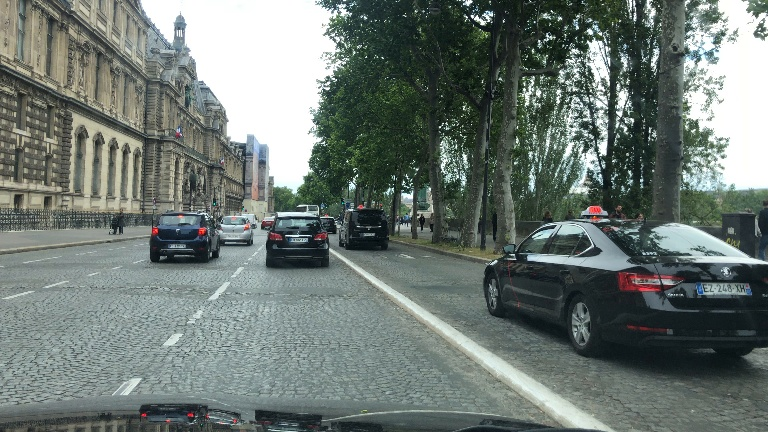
#> input picture OpticalFlow/data/images/image0.jpg, 768 x 432 px
$ jupyter execute --allow-errors Dense_Optical_Flow.ipynb   (shell and % lines are left out)   (text cells are left out)
#> lines starting #> are read from the running program, lines starting #| are printed output that depends on the picture; pictures that were not available may be replaced by others from this repository, and a replacement may not be noted
[cell 1]
import cv2
import numpy as np
import matplotlib.pyplot as plt
import pickle

[cell 2]

def plot_image(title, image, cmap=None):
    plt.figure(figsize=(20,20))
    plt.imshow(image, cmap=cmap)
    plt.title(title)
    plt.show()

[cell 3]
#Load the 2 consecutive images and convert them to grayscale
im1 = cv2.imread("data/images/image0.jpg")
#> im1 is the input picture: shape (432, 768, 3); mean B, G, R 115.2, 120.4, 109.9
im2 = cv2.imread("data/images/image1.jpg")
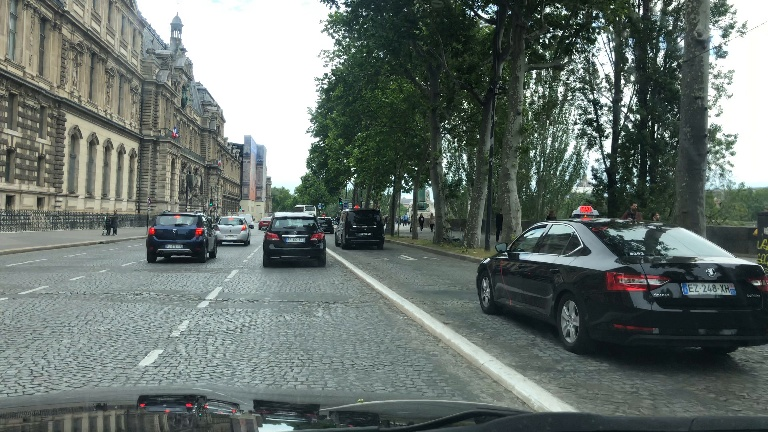
#> input picture OpticalFlow/data/images/image1.jpg, 768 x 432 px
#> im2 is the input picture: shape (432, 768, 3); mean B, G, R 109.2, 114, 103.8
gray1 = cv2.cvtColor(im1, cv2.COLOR_BGR2GRAY)
gray2 = cv2.cvtColor(im2, cv2.COLOR_BGR2GRAY)

[cell 4]
#Create a mask in HSV Color Space.
hsv = np.zeros_like(im1)
# Sets image saturation to maximum.
hsv[..., 1] = 255

[cell 5]
flow = cv2.calcOpticalFlowFarneback(gray1, gray2, None, 0.5, 3, 15, 3, 5, 1.2, 0)

[cell 6]
print("Shapes Gray & Flow")
print(gray1.shape)
#| (432, 768)
print(flow.shape)
#| (432, 768, 2)
print(" ")

print("Flow Output")
print(flow)
#> (printed output is left out)
print(" ")

print("U Vector")
print(flow[...,0])
#> (printed output is left out)
print(" ")

print("V Vector")
print(flow[...,1])
#> (printed output is left out)
print(" ")

[cell 7]
# Computes the magnitude and angle of the 2D vectors
magnitude, angle = cv2.cartToPolar(flow[..., 0], flow[..., 1])

print(magnitude)
#> (printed output is left out)
print(angle)
#> (printed output is left out)

[cell 8]
# Sets image hue according to the optical flow direction
hsv[..., 0] = angle * 180 / np.pi / 2

print(hsv)
#> (printed output is left out)

[cell 9]
# Sets image value according to the optical flow magnitude (normalized)
hsv[..., 2] = cv2.normalize(magnitude, None, 0, 255, cv2.NORM_MINMAX)
print(hsv)
#> (printed output is left out)

[cell 10]
plot_image("HSV Image", hsv)

[cell 11]
# Converts HSV to RGB (BGR) color representation
rgb = cv2.cvtColor(hsv, cv2.COLOR_HSV2RGB)

[cell 12]
# Display the Output
cv2.imwrite("output/Dense Output.jpg",rgb)
plot_image("RGB Image", rgb)

[cell 13]
def farneback_from_image(image):
    global idx, im1
    if idx==0:
        im1 = image
        idx+=1
        return im1
    else:
        im2 = image
        gray1 = cv2.cvtColor(im1, cv2.COLOR_BGR2GRAY)
        gray2 = cv2.cvtColor(im2, cv2.COLOR_BGR2GRAY)
        hsv = np.zeros_like(im1)
        hsv[..., 1] = 255
        flow = cv2.calcOpticalFlowFarneback(gray1, gray2, None, 0.5, 3, 15, 3, 5, 1.2, 0)
        magnitude, angle = cv2.cartToPolar(flow[..., 0], flow[..., 1])
        hsv[..., 0] = angle * 180 / np.pi / 2
        hsv[..., 2] = cv2.normalize(magnitude, None, 0, 255, cv2.NORM_MINMAX)
        bgr = cv2.cvtColor(hsv, cv2.COLOR_HSV2RGB)
        idx+=1
        im1= image.copy()
        return bgr

[cell 14]
from moviepy.editor import VideoFileClip
idx = 0

video_file = "data/videos/skateboard.mp4"
#> (the rest of this cell did not finish here and is left out)

[cell 15]
from IPython.display import HTML
from base64 import b64encode
mp4 = open('output/output_farneback.mp4','rb').read()
data_url = "data:video/mp4;base64," + b64encode(mp4).decode()
HTML("""
<video width=800 controls>
      <source src="%s" type="video/mp4">
</video>
""" % data_url)

[cell 16]
# The video feed is read in as a VideoCapture object
video_capture = cv2.VideoCapture("data/videos/shibuya.mp4")

# ret = a boolean return value from getting the frame, first_frame = the first frame in the entire video sequence
ret, first_frame = video_capture.read()
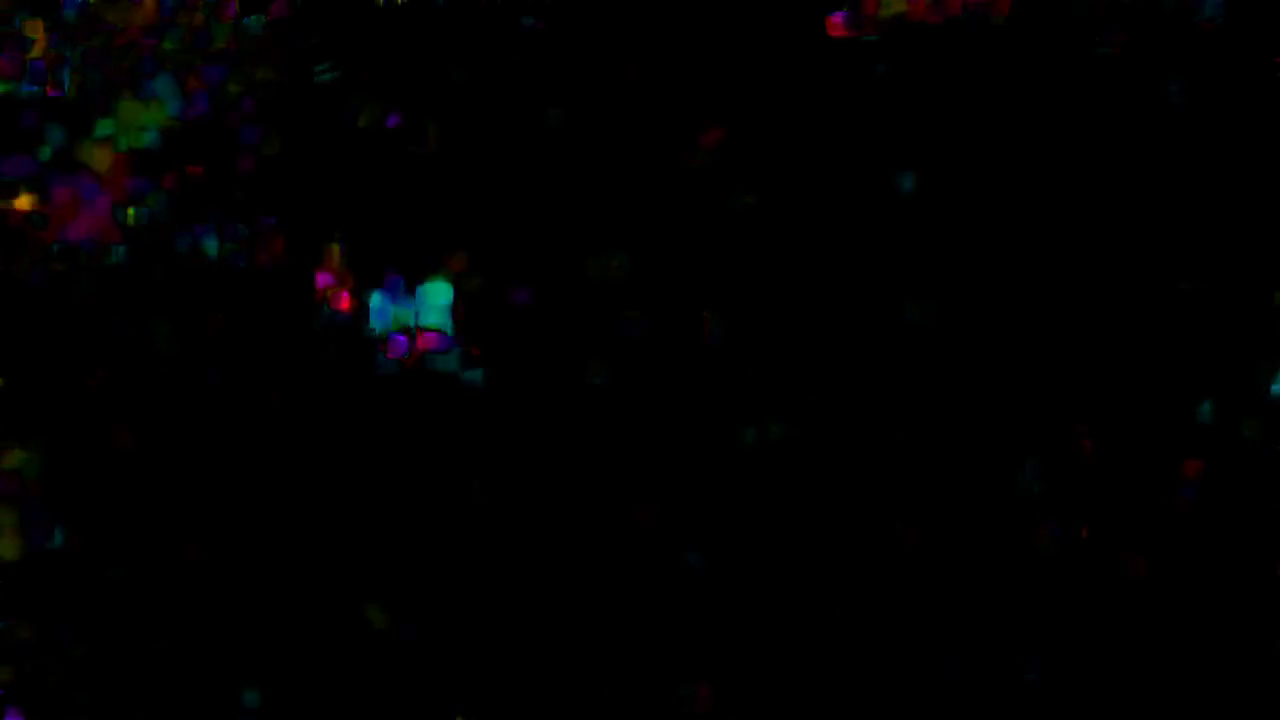
#> input picture frame 24 of output/output_farneback.mp4, 1280 x 720 px, given in place of shibuya.mp4, which was not available
#> first_frame is the input picture: shape (720, 1280, 3); mean B, G, R 1.5, 1.2, 1.3

# Converts frame to grayscale because we only need the luminance channel for detecting edges - less computationally expensive
prev_gray = cv2.cvtColor(first_frame, cv2.COLOR_BGR2GRAY)

# Creates an image filled with zero intensities with the same dimensions as the frame
mask = np.zeros_like(first_frame)

# Sets image saturation to maximum
mask[..., 1] = 255

[cell 17]
while(video_capture.isOpened()):
    # ret = a boolean return value from getting the frame, frame = the current frame being projected in the video
    ret, frame = video_capture.read()
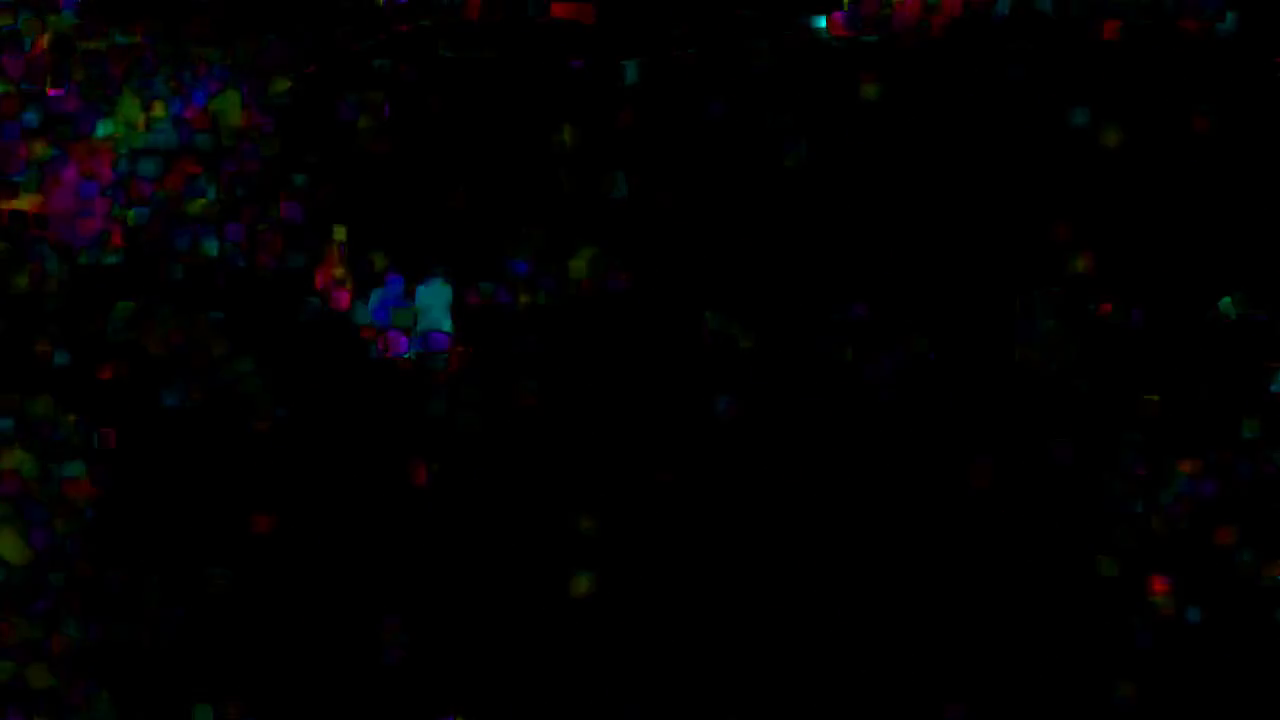
#> input picture frame 25 of output/output_farneback.mp4, 1280 x 720 px, given in place of shibuya.mp4, which was not available
#> frame is the input picture: shape (720, 1280, 3); mean B, G, R 2, 1.4, 1.9

    # Opens a new window and displays the input frame
    cv2.imshow("input", frame)

    # Converts each frame to grayscale - we previously only converted the first frame to grayscale
    gray = cv2.cvtColor(frame, cv2.COLOR_BGR2GRAY)

    # Calculates dense optical flow by Farneback method
    # https://docs.opencv.org/3.0-beta/modules/video/doc/motion_analysis_and_object_tracking.html#calcopticalflowfarneback
    flow = cv2.calcOpticalFlowFarneback(prev_gray, gray, None, 0.5, 3, 15, 3, 5, 1.2, 0)

    # Computes the magnitude and angle of the 2D vectors
    magnitude, angle = cv2.cartToPolar(flow[..., 0], flow[..., 1])
#> magnitude: shape (720, 1280) float32
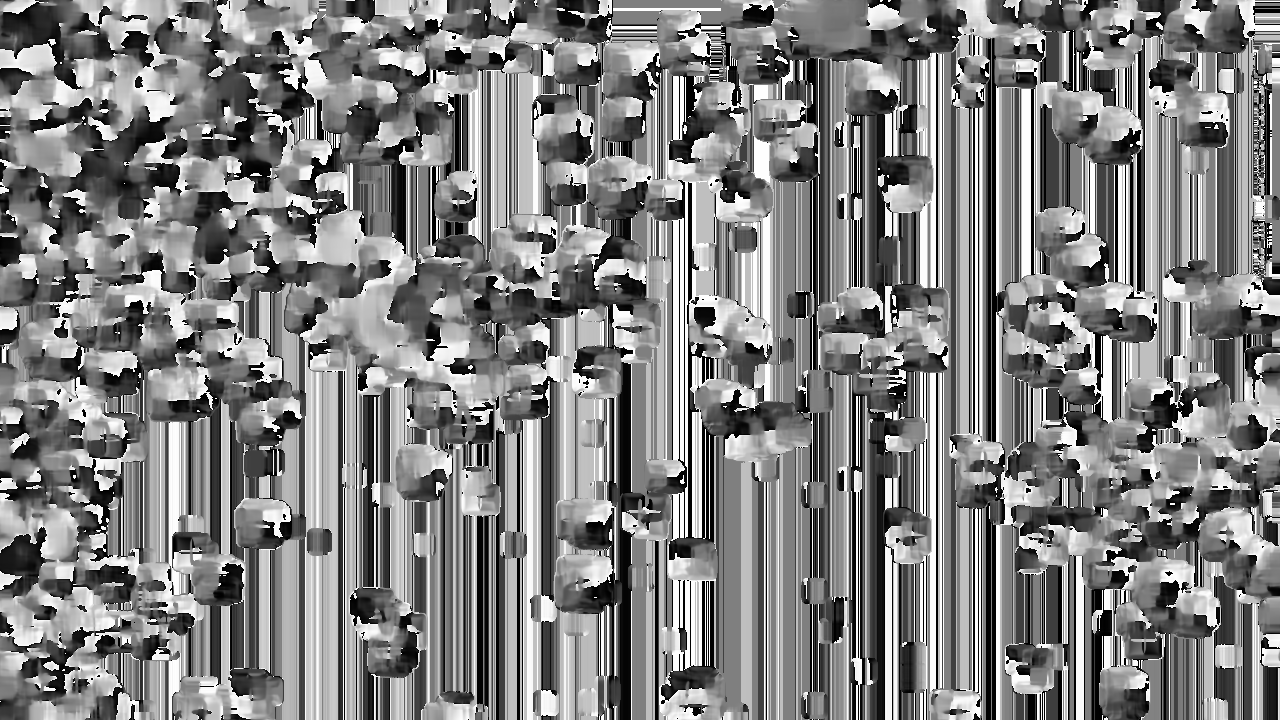
#> angle: shape (720, 1280) float32; min 1.04e-18, max 6.28, mean 3.17; drawn with min black and max white

    # Sets image hue according to the optical flow direction
    mask[..., 0] = angle * 180 / np.pi / 2

    # Sets image value according to the optical flow magnitude (normalized)
    mask[..., 2] = cv2.normalize(magnitude, None, 0, 255, cv2.NORM_MINMAX)
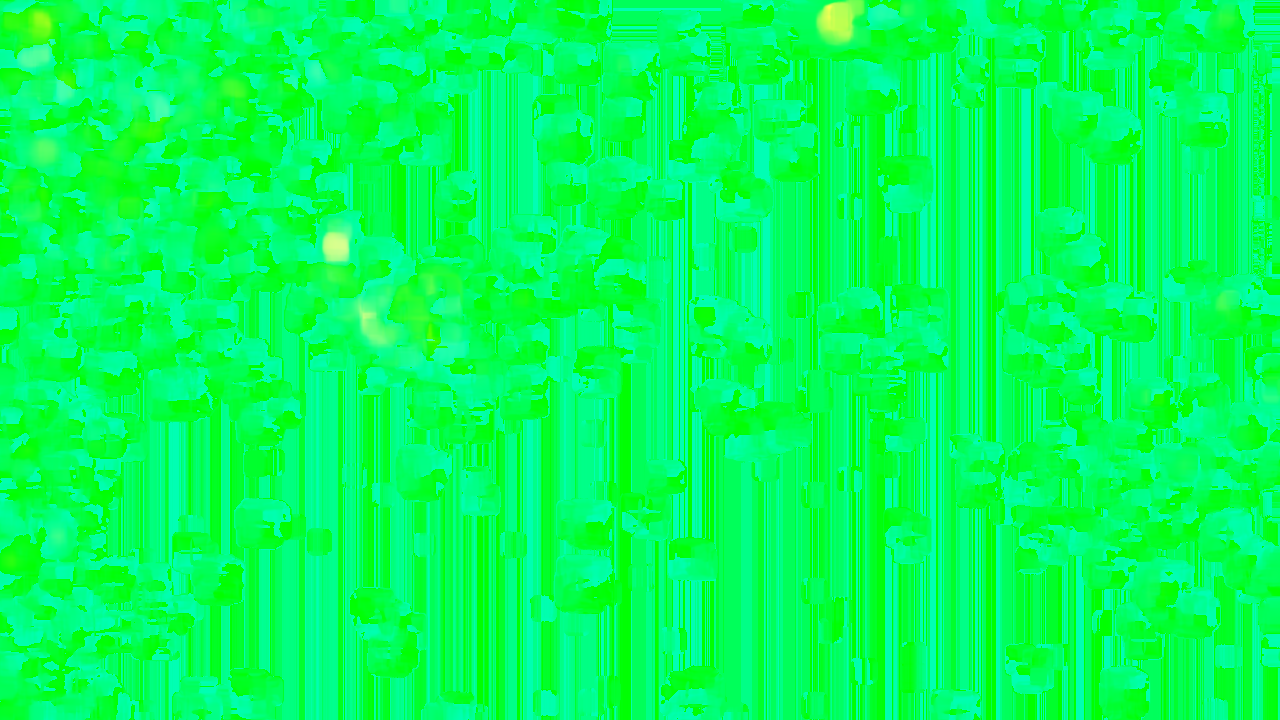
#> mask: shape (720, 1280, 3); mean of channels 0, 1, 2 90.4, 255, 1.7; drawn as B, G, R

    # Converts HSV to RGB (BGR) color representation
    rgb = cv2.cvtColor(mask, cv2.COLOR_HSV2BGR)
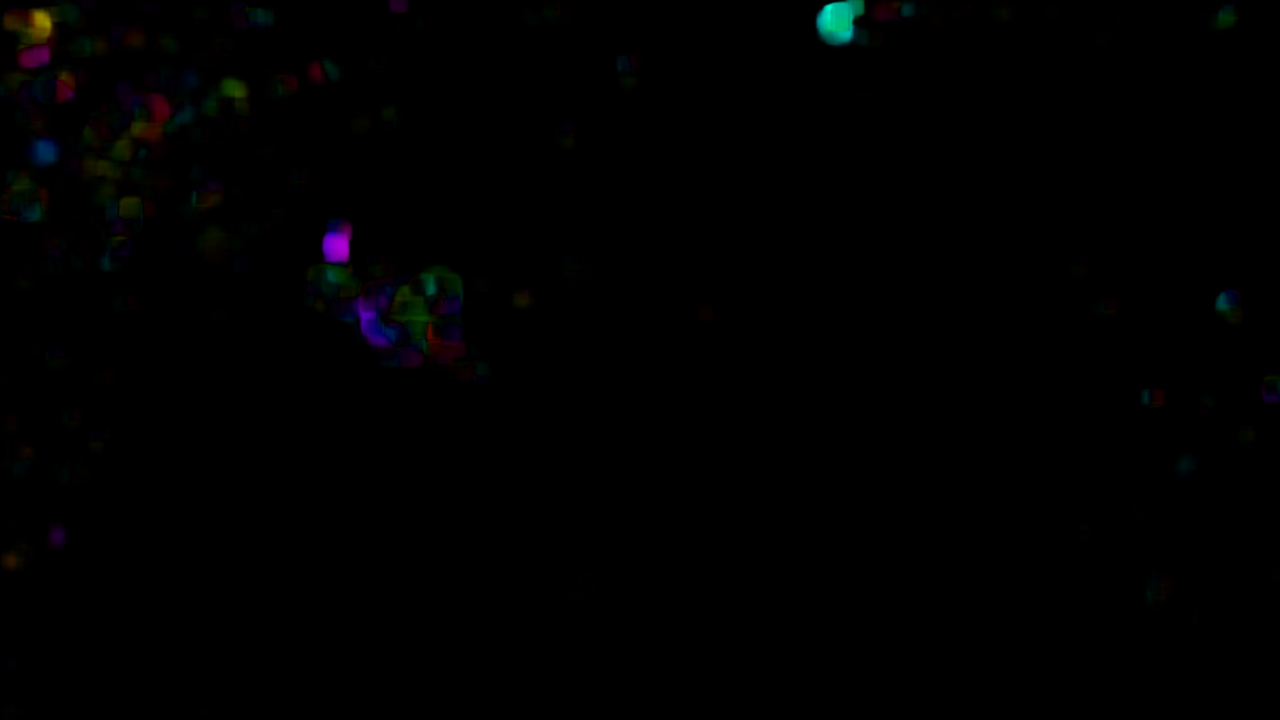
#> rgb: shape (720, 1280, 3); mean B, G, R 1, 0.9, 0.7

    # Opens a new window and displays the output frame
    cv2.imshow("dense optical flow", rgb)

    # Updates previous frame
    prev_gray = gray

    # Frames are read by intervals of 1 millisecond. The programs breaks out of the while loop when the user presses the 'q' key
    if cv2.waitKey(1) & 0xFF == ord('q'):
#> (key q is pressed here)
        break
